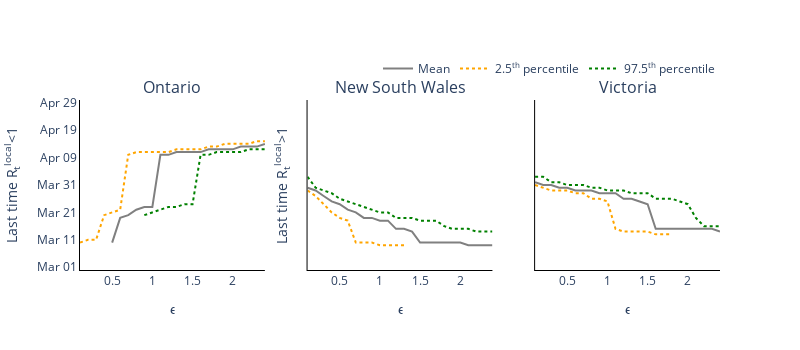

Write notebook code for a chart like this one.
### Code cell
from plotly.subplots import make_subplots

colours = ['grey', 'orange', 'green']
regions = ['Ontario', 'New South Wales', 'Victoria']
trace_name = ['Last time R<sub>t</sub><sup>local</sup><1', 'Last time R<sub>t</sub><sup>local</sup>>1', 'Proportion of time R<sub>t</sub><sup>local</sup>>1']

titles = ['{}'.format(r) for r in regions]
titles.extend([None]*3)

new_traces_mean = [
    [last_time_r_less_than_1_ON, last_time_r_more_than_1_NSW, last_time_r_more_than_1_VIC],
    [proportion_time_r_more_than_1_ON, proportion_time_r_more_than_1_NSW, proportion_time_r_more_than_1_VIC]]

new_traces_lower = [
    [last_time_r_less_than_1_LowerCI_ON, last_time_r_more_than_1_LowerCI_NSW, last_time_r_more_than_1_LowerCI_VIC],
    [proportion_time_r_more_than_1_LowerCI_ON, proportion_time_r_more_than_1_LowerCI_NSW, proportion_time_r_more_than_1_LowerCI_VIC]]

new_traces_upper = [
    [last_time_r_less_than_1_UpperCI_ON, last_time_r_more_than_1_UpperCI_NSW, last_time_r_more_than_1_UpperCI_VIC],
    [proportion_time_r_more_than_1_UpperCI_ON, proportion_time_r_more_than_1_UpperCI_NSW, proportion_time_r_more_than_1_UpperCI_VIC]]

fig = go.Figure()
fig = make_subplots(rows=1, cols=3, subplot_titles=tuple(titles), shared_yaxes=True)

# Plot (bar chart cases each day)
for col in range(3):
    if col != 0:
        # Plot of incidences
        fig.add_trace(
            go.Scatter(
                x=large_epsilon_range,
                y=new_traces_mean[0][col],
                mode='lines',
                name='Mean',
                showlegend=False,
                line_color=colours[0],
            ),
            row= 1,
            col= col+1
        )

        fig.add_trace(
            go.Scatter(
                x=large_epsilon_range,
                y=new_traces_lower[0][col],
                mode='lines',
                name='2.5<sup>th</sup> percentile',
                showlegend=False,
                line_color=colours[1],
                line={'dash': 'dot'}
            ),
            row= 1,
            col= col+1
        )

        fig.add_trace(
            go.Scatter(
                x=large_epsilon_range,
                y=new_traces_upper[0][col],
                mode='lines',
                name='97.5<sup>th</sup> percentile',
                showlegend=False,
                line_color=colours[2],
                line={'dash': 'dot'}
            ),
            row= 1,
            col= col+1
        )

        fig.update_xaxes(row=1, col=col+1, title_text='ϵ')
    
    else:
        fig.add_trace(
            go.Scatter(
                x=large_epsilon_range,
                y=new_traces_mean[0][col],
                mode='lines',
                name='Mean',
                line_color=colours[0]
            ),
            row= 1,
            col= col+1
        )

        fig.add_trace(
            go.Scatter(
                x=large_epsilon_range,
                y=new_traces_lower[0][col],
                mode='lines',
                name='2.5<sup>th</sup> percentile',
                line_color=colours[1],
                line={'dash': 'dot'}
            ),
            row= 1,
            col= col+1
        )

        fig.add_trace(
            go.Scatter(
                x=large_epsilon_range,
                y=new_traces_upper[0][col],
                mode='lines',
                name='97.5<sup>th</sup> percentile',
                line_color=colours[2],
                line={'dash': 'dot'}
            ),
            row= 1,
            col= col+1
        )

        fig.update_xaxes(row=1, col=col+1, title_text='ϵ')


# Add axis labels
fig.update_layout(
    width=800, 
    height=350,
    plot_bgcolor='white',
    xaxis=dict(linecolor='black'),
    yaxis=dict(
        linecolor='black',
        range=[0, 62],
        tickvals=np.arange(1, 62, 10).tolist(),
        ticktext=['Mar 01', 'Mar 11', 'Mar 21', 'Mar 31', 'Apr 09', 'Apr 19', 'Apr 29']),
    xaxis2=dict(linecolor='black'),
    yaxis2=dict(
        linecolor='black',
        range=[0, 62],
        tickvals=np.arange(1, 62, 10).tolist(),
        ticktext=['Mar 01', 'Mar 11', 'Mar 21', 'Mar 31', 'Apr 09', 'Apr 19', 'Apr 29']),
    xaxis3=dict(linecolor='black'),
    yaxis3=dict(
        linecolor='black',
        range=[0, 62],
        tickvals=np.arange(1, 62, 10).tolist(),
        ticktext=['Mar 01', 'Mar 11', 'Mar 21', 'Mar 31', 'Apr 09', 'Apr 19', 'Apr 29']),
    legend=dict(
        orientation='h',
        yanchor="bottom",
        y=1.1,
        xanchor="right",
        x=1)
    )

fig.update_yaxes(row=1, col=1, title_text=trace_name[0])
fig.update_yaxes(row=1, col=2, title_text=trace_name[1])

fig.write_image('Figure-3-Just_times.pdf')
fig.show()

### Figure 1 — Plotly figure (JSON) as saved in the notebook; plotly's stock layout.template omitted (floating-point values rounded to 4 significant figures)
{"data": [{"line": {"color": "grey"}, "mode": "lines", "name": "Mean", "type": "scatter", "x": [0.1, 0.2, 0.3, 0.4, 0.5, 0.6, 0.7, 0.8, 0.9, 1, 1.1, 1.2, 1.3, 1.4, 1.5, 1.6, 1.7, 1.8, 1.9, 2, 2.1, 2.2, 2.3, 2.4], "xaxis": "x", "y": [null, null, null, null, 10, 19, 20, 22, 23, 23, 42, 42, 43, 43, 43, 43, 44, 44, 44, 44, 45, 45, 45, 46], "yaxis": "y"}, {"line": {"color": "orange", "dash": "dot"}, "mode": "lines", "name": "2.5<sup>th</sup> percentile", "type": "scatter", "x": [0.1, 0.2, 0.3, 0.4, 0.5, 0.6, 0.7, 0.8, 0.9, 1, 1.1, 1.2, 1.3, 1.4, 1.5, 1.6, 1.7, 1.8, 1.9, 2, 2.1, 2.2, 2.3, 2.4], "xaxis": "x", "y": [10, 11, 11, 20, 21, 22, 42, 43, 43, 43, 43, 43, 44, 44, 44, 44, 45, 45, 46, 46, 46, 46, 47, 47], "yaxis": "y"}, {"line": {"color": "green", "dash": "dot"}, "mode": "lines", "name": "97.5<sup>th</sup> percentile", "type": "scatter", "x": [0.1, 0.2, 0.3, 0.4, 0.5, 0.6, 0.7, 0.8, 0.9, 1, 1.1, 1.2, 1.3, 1.4, 1.5, 1.6, 1.7, 1.8, 1.9, 2, 2.1, 2.2, 2.3, 2.4], "xaxis": "x", "y": [null, null, null, null, null, null, null, null, 20, 21, 22, 23, 23, 24, 24, 42, 42, 43, 43, 43, 43, 44, 44, 44], "yaxis": "y"}, {"line": {"color": "grey"}, "mode": "lines", "name": "Mean", "showlegend": false, "type": "scatter", "x": [0.1, 0.2, 0.3, 0.4, 0.5, 0.6, 0.7, 0.8, 0.9, 1, 1.1, 1.2, 1.3, 1.4, 1.5, 1.6, 1.7, 1.8, 1.9, 2, 2.1, 2.2, 2.3, 2.4], "xaxis": "x2", "y": [30, 29, 27, 25, 24, 22, 21, 19, 19, 18, 18, 15, 15, 14, 10, 10, 10, 10, 10, 10, 9, 9, 9, 9], "yaxis": "y2"}, {"line": {"color": "orange", "dash": "dot"}, "mode": "lines", "name": "2.5<sup>th</sup> percentile", "showlegend": false, "type": "scatter", "x": [0.1, 0.2, 0.3, 0.4, 0.5, 0.6, 0.7, 0.8, 0.9, 1, 1.1, 1.2, 1.3, 1.4, 1.5, 1.6, 1.7, 1.8, 1.9, 2, 2.1, 2.2, 2.3, 2.4], "xaxis": "x2", "y": [29, 27, 24, 21, 19, 18, 10, 10, 10, 9, 9, 9, 9, null, null, null, null, null, null, null, null, null, null, null], "yaxis": "y2"}, {"line": {"color": "green", "dash": "dot"}, "mode": "lines", "name": "97.5<sup>th</sup> percentile", "showlegend": false, "type": "scatter", "x": [0.1, 0.2, 0.3, 0.4, 0.5, 0.6, 0.7, 0.8, 0.9, 1, 1.1, 1.2, 1.3, 1.4, 1.5, 1.6, 1.7, 1.8, 1.9, 2, 2.1, 2.2, 2.3, 2.4], "xaxis": "x2", "y": [34, 30, 29, 28, 26, 25, 24, 23, 22, 21, 21, 19, 19, 19, 18, 18, 18, 16, 15, 15, 15, 14, 14, 14], "yaxis": "y2"}, {"line": {"color": "grey"}, "mode": "lines", "name": "Mean", "showlegend": false, "type": "scatter", "x": [0.1, 0.2, 0.3, 0.4, 0.5, 0.6, 0.7, 0.8, 0.9, 1, 1.1, 1.2, 1.3, 1.4, 1.5, 1.6, 1.7, 1.8, 1.9, 2, 2.1, 2.2, 2.3, 2.4], "xaxis": "x3", "y": [32, 31, 31, 30, 30, 29, 29, 29, 28, 28, 28, 26, 26, 25, 24, 15, 15, 15, 15, 15, 15, 15, 15, 14], "yaxis": "y3"}, {"line": {"color": "orange", "dash": "dot"}, "mode": "lines", "name": "2.5<sup>th</sup> percentile", "showlegend": false, "type": "scatter", "x": [0.1, 0.2, 0.3, 0.4, 0.5, 0.6, 0.7, 0.8, 0.9, 1, 1.1, 1.2, 1.3, 1.4, 1.5, 1.6, 1.7, 1.8, 1.9, 2, 2.1, 2.2, 2.3, 2.4], "xaxis": "x3", "y": [31, 30, 29, 29, 29, 28, 28, 26, 26, 25, 15, 14, 14, 14, 14, 13, 13, 13, null, null, null, null, null, null], "yaxis": "y3"}, {"line": {"color": "green", "dash": "dot"}, "mode": "lines", "name": "97.5<sup>th</sup> percentile", "showlegend": false, "type": "scatter", "x": [0.1, 0.2, 0.3, 0.4, 0.5, 0.6, 0.7, 0.8, 0.9, 1, 1.1, 1.2, 1.3, 1.4, 1.5, 1.6, 1.7, 1.8, 1.9, 2, 2.1, 2.2, 2.3, 2.4], "xaxis": "x3", "y": [34, 34, 32, 32, 31, 31, 31, 30, 30, 29, 29, 29, 28, 28, 28, 26, 26, 26, 25, 24, 19, 16, 16, 16], "yaxis": "y3"}], "layout": {"annotations": [{"font": {"size": 16}, "showarrow": false, "text": "Ontario", "x": 0.1444, "xanchor": "center", "xref": "paper", "y": 1, "yanchor": "bottom", "yref": "paper"}, {"font": {"size": 16}, "showarrow": false, "text": "New South Wales", "x": 0.5, "xanchor": "center", "xref": "paper", "y": 1, "yanchor": "bottom", "yref": "paper"}, {"font": {"size": 16}, "showarrow": false, "text": "Victoria", "x": 0.8556, "xanchor": "center", "xref": "paper", "y": 1, "yanchor": "bottom", "yref": "paper"}], "height": 350, "legend": {"orientation": "h", "x": 1, "xanchor": "right", "y": 1.1, "yanchor": "bottom"}, "plot_bgcolor": "white", "width": 800, "xaxis": {"anchor": "y", "domain": [0, 0.2889], "linecolor": "black", "title": {"text": "ϵ"}}, "xaxis2": {"anchor": "y2", "domain": [0.3556, 0.6444], "linecolor": "black", "title": {"text": "ϵ"}}, "xaxis3": {"anchor": "y3", "domain": [0.7111, 1], "linecolor": "black", "title": {"text": "ϵ"}}, "yaxis": {"anchor": "x", "domain": [0, 1], "linecolor": "black", "range": [0, 62], "ticktext": ["Mar 01", "Mar 11", "Mar 21", "Mar 31", "Apr 09", "Apr 19", "Apr 29"], "tickvals": [1, 11, 21, 31, 41, 51, 61], "title": {"text": "Last time R<sub>t</sub><sup>local</sup><1"}}, "yaxis2": {"anchor": "x2", "domain": [0, 1], "linecolor": "black", "matches": "y", "range": [0, 62], "showticklabels": false, "ticktext": ["Mar 01", "Mar 11", "Mar 21", "Mar 31", "Apr 09", "Apr 19", "Apr 29"], "tickvals": [1, 11, 21, 31, 41, 51, 61], "title": {"text": "Last time R<sub>t</sub><sup>local</sup>>1"}}, "yaxis3": {"anchor": "x3", "domain": [0, 1], "linecolor": "black", "matches": "y", "range": [0, 62], "showticklabels": false, "ticktext": ["Mar 01", "Mar 11", "Mar 21", "Mar 31", "Apr 09", "Apr 19", "Apr 29"], "tickvals": [1, 11, 21, 31, 41, 51, 61]}}}
